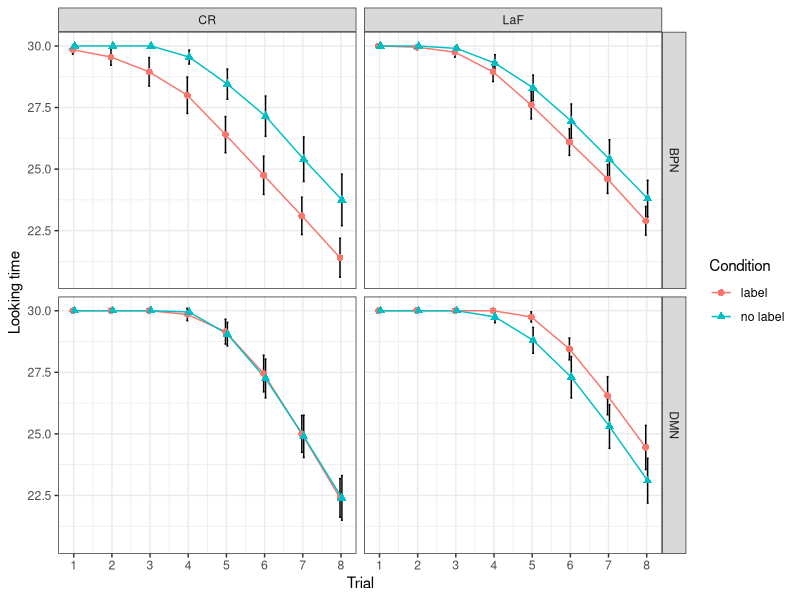

This chart was generated by the following R code:
# LIBRARY IMPORTS
library(ggplot2)
library(Hmisc)

## Summarizes data.
## Gives count, mean, standard deviation, standard error of the mean, and confidence interval (default 95%).
##   data: a data frame.
##   measurevar: the name of a column that contains the variable to be summariezed
##   groupvars: a vector containing names of columns that contain grouping variables
##   na.rm: a boolean that indicates whether to ignore NA's
##   conf.interval: the percent range of the confidence interval (default is 95%)
summarySE <- function(data=NULL, measurevar, groupvars=NULL, na.rm=FALSE,
                      conf.interval=.95, .drop=TRUE) {
    library(plyr)

    # New version of length which can handle NA's: if na.rm==T, don't count them
    length2 <- function (x, na.rm=FALSE) {
        if (na.rm) sum(!is.na(x))
        else       length(x)
    }

    # This does the summary. For each group's data frame, return a vector with
    # N, mean, and sd
    datac <- ddply(data, groupvars, .drop=.drop,
      .fun = function(xx, col) {
        c(N    = length2(xx[[col]], na.rm=na.rm),
          mean = mean   (xx[[col]], na.rm=na.rm),
          sd   = sd     (xx[[col]], na.rm=na.rm)
        )
      },
      measurevar
    )

    # Rename the "mean" column    
    datac <- rename(datac, c("mean" = measurevar))

    datac$se <- datac$sd / sqrt(datac$N)  # Calculate standard error of the mean

    # Confidence interval multiplier for standard error
    # Calculate t-statistic for confidence interval: 
    # e.g., if conf.interval is .95, use .975 (above/below), and use df=N-1
    ciMult <- qt(conf.interval/2 + .5, datac$N-1)
    datac$ci <- datac$se * ciMult

    return(datac)
}

# DATA HANDLING
# Import data
single_obj.data <- read.csv("../Results/SingleObject_LT.csv", head=TRUE)
# Set all factor variables to factors
single_obj.data$subject <- as.factor(single_obj.data$subject)
single_obj.data$explo_overlap <- as.factor(single_obj.data$explo_overlap)
# Transform trial number to start at 1
single_obj.data$trial <- single_obj.data$trial + 1
# Summarising data for mean+CI graph
single_obj.data.sum <- summarySE(single_obj.data, measurevar="looking_time",
								 groupvars=c("labelled","model",
											 "theory","trial"),
								 conf.interval=.89)

# GENERATING GRAPHS
# Graph from data (not models), mean and error bars (CI)
single_obj.data.plot <- ggplot(single_obj.data.sum, aes(x = trial,
														y = looking_time,
														colour = labelled,
														group = labelled,
														shape = labelled)) +
						facet_grid(model~theory) +
						scale_x_continuous(breaks = c(1,2,3,4,5,6,7,8)) +
						xlab("Trial") + ylab("Looking time") + theme_bw() +
						scale_fill_brewer(palette = "Dark2") +
						scale_shape_discrete(name = "Condition",
											 breaks = c("label","no_label"),
											 labels = c("label","no label")) +
						scale_colour_discrete(name = "Condition",
											  breaks = c("label","no_label"),
											  labels = c("label","no label")) +
						geom_errorbar(aes(ymin=looking_time-ci,
										  ymax=looking_time+ci),
									  colour="black", width=.1,
									  position=position_dodge(0.1)) +
						geom_line(position=position_dodge(0.1)) +
						geom_point(position=position_dodge(0.1),
								   size=2, fill="white")
ggsave("../Results/MeanCI.pdf", plot = single_obj.data.plot,
	   height = 8, width = 9)
